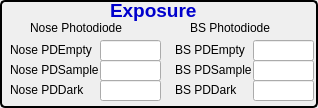
  <widget class="QGroupBox" name="groupBox_14">
   <property name="geometry">
    <rect>
     <x>750</x>
     <y>380</y>
     <width>318</width>
     <height>108</height>
    </rect>
   </property>
   <property name="styleSheet">
    <string notr="true">QGroupBox { 
     border: 2px solid black; 
     border-radius: 5px; 
 } </string>
   </property>
   <property name="title">
    <string/>
   </property>
   <widget class="QLabel" name="label_107">
    <property name="geometry">
     <rect>
      <x>110</x>
      <y>-10</y>
      <width>131</width>
      <height>41</height>
     </rect>
    </property>
    <property name="font">
     <font>
      <pointsize>14</pointsize>
      <weight>75</weight>
      <bold>true</bold>
     </font>
    </property>
    <property name="text">
     <string>&lt;html&gt;&lt;head/&gt;&lt;body&gt;&lt;p&gt;&lt;span style=&quot; color:#0000cc;&quot;&gt;Exposure&lt;/span&gt;&lt;/p&gt;&lt;/body&gt;&lt;/html&gt;</string>
    </property>
   </widget>
   <widget class="QLabel" name="label_108">
    <property name="geometry">
     <rect>
      <x>30</x>
      <y>20</y>
      <width>121</width>
      <height>16</height>
     </rect>
    </property>
    <property name="text">
     <string>Nose Photodiode</string>
    </property>
   </widget>
   <widget class="QLabel" name="label_109">
    <property name="geometry">
     <rect>
      <x>190</x>
      <y>20</y>
      <width>101</width>
      <height>16</height>
     </rect>
    </property>
    <property name="text">
     <string>&lt;html&gt;&lt;head/&gt;&lt;body&gt;&lt;p&gt;BS Photodiode&lt;/p&gt;&lt;/body&gt;&lt;/html&gt;</string>
    </property>
   </widget>
   <widget class="QLabel" name="label_110">
    <property name="geometry">
     <rect>
      <x>10</x>
      <y>40</y>
      <width>91</width>
      <height>21</height>
     </rect>
    </property>
    <property name="font">
     <font>
      <pointsize>9</pointsize>
     </font>
    </property>
    <property name="text">
     <string>&lt;html&gt;&lt;head/&gt;&lt;body&gt;&lt;p&gt;Nose PDEmpty&lt;/p&gt;&lt;/body&gt;&lt;/html&gt;</string>
    </property>
   </widget>
   <widget class="QLabel" name="label_111">
    <property name="geometry">
     <rect>
      <x>10</x>
      <y>60</y>
      <width>91</width>
      <height>21</height>
     </rect>
    </property>
    <property name="font">
     <font>
      <pointsize>9</pointsize>
     </font>
    </property>
    <property name="text">
     <string>&lt;html&gt;&lt;head/&gt;&lt;body&gt;&lt;p&gt;Nose PDSample&lt;/p&gt;&lt;/body&gt;&lt;/html&gt;</string>
    </property>
   </widget>
   <widget class="QLabel" name="label_112">
    <property name="geometry">
     <rect>
      <x>10</x>
      <y>80</y>
      <width>91</width>
      <height>21</height>
     </rect>
    </property>
    <property name="font">
     <font>
      <pointsize>9</pointsize>
     </font>
    </property>
    <property name="text">
     <string>&lt;html&gt;&lt;head/&gt;&lt;body&gt;&lt;p&gt;Nose PDDark&lt;/p&gt;&lt;/body&gt;&lt;/html&gt;</string>
    </property>
   </widget>
   <widget class="QLabel" name="label_113">
    <property name="geometry">
     <rect>
      <x>175</x>
      <y>40</y>
      <width>91</width>
      <height>21</height>
     </rect>
    </property>
    <property name="font">
     <font>
      <pointsize>9</pointsize>
     </font>
    </property>
    <property name="text">
     <string>&lt;html&gt;&lt;head/&gt;&lt;body&gt;&lt;p&gt;BS PDEmpty&lt;/p&gt;&lt;/body&gt;&lt;/html&gt;</string>
    </property>
   </widget>
   <widget class="QLabel" name="label_114">
    <property name="geometry">
     <rect>
      <x>175</x>
      <y>60</y>
      <width>91</width>
      <height>21</height>
     </rect>
    </property>
    <property name="font">
     <font>
      <pointsize>9</pointsize>
     </font>
    </property>
    <property name="text">
     <string>&lt;html&gt;&lt;head/&gt;&lt;body&gt;&lt;p&gt;BS PDSample&lt;/p&gt;&lt;/body&gt;&lt;/html&gt;</string>
    </property>
   </widget>
   <widget class="QLabel" name="label_115">
    <property name="geometry">
     <rect>
      <x>175</x>
      <y>80</y>
      <width>91</width>
      <height>21</height>
     </rect>
    </property>
    <property name="font">
     <font>
      <pointsize>9</pointsize>
     </font>
    </property>
    <property name="text">
     <string>&lt;html&gt;&lt;head/&gt;&lt;body&gt;&lt;p&gt;BS PDDark&lt;/p&gt;&lt;/body&gt;&lt;/html&gt;</string>
    </property>
   </widget>
   <widget class="caTextEntry" name="catextentry_123">
    <property name="geometry">
     <rect>
      <x>253</x>
      <y>60</y>
      <width>61</width>
      <height>21</height>
     </rect>
    </property>
    <property name="channel" stdset="0">
     <string notr="true">12idcSAXS:BSPD_Value_Spl.VAL</string>
    </property>
    <property name="background">
     <color>
      <red>115</red>
      <green>215</green>
      <blue>253</blue>
     </color>
    </property>
    <property name="colorMode">
     <enum>caLineEdit::Static</enum>
    </property>
   </widget>
   <widget class="caTextEntry" name="catextentry_124">
    <property name="geometry">
     <rect>
      <x>253</x>
      <y>40</y>
      <width>61</width>
      <height>21</height>
     </rect>
    </property>
    <property name="channel" stdset="0">
     <string notr="true">12idcSAXS:BSPD_Value_Empty.VAL</string>
    </property>
    <property name="background">
     <color>
      <red>115</red>
      <green>215</green>
      <blue>253</blue>
     </color>
    </property>
    <property name="colorMode">
     <enum>caLineEdit::Static</enum>
    </property>
   </widget>
   <widget class="caTextEntry" name="catextentry_125">
    <property name="geometry">
     <rect>
      <x>253</x>
      <y>80</y>
      <width>61</width>
      <height>21</height>
     </rect>
    </property>
    <property name="channel" stdset="0">
     <string notr="true">12idcSAXS:BSPD_Value_Dark.VAL</string>
    </property>
    <property name="background">
     <color>
      <red>115</red>
      <green>215</green>
      <blue>253</blue>
     </color>
    </property>
    <property name="colorMode">
     <enum>caLineEdit::Static</enum>
    </property>
   </widget>
   <widget class="caTextEntry" name="catextentry_126">
    <property name="geometry">
     <rect>
      <x>100</x>
      <y>40</y>
      <width>61</width>
      <height>21</height>
     </rect>
    </property>
    <property name="channel" stdset="0">
     <string notr="true">12idcSAXS:NosePD_Value_Empty.VAL</string>
    </property>
    <property name="background">
     <color>
      <red>115</red>
      <green>215</green>
      <blue>253</blue>
     </color>
    </property>
    <property name="colorMode">
     <enum>caLineEdit::Static</enum>
    </property>
   </widget>
   <widget class="caTextEntry" name="catextentry_127">
    <property name="geometry">
     <rect>
      <x>100</x>
      <y>60</y>
      <width>61</width>
      <height>21</height>
     </rect>
    </property>
    <property name="channel" stdset="0">
     <string notr="true">12idcSAXS:NosePD_Value_Spl.VAL</string>
    </property>
    <property name="background">
     <color>
      <red>115</red>
      <green>215</green>
      <blue>253</blue>
     </color>
    </property>
    <property name="colorMode">
     <enum>caLineEdit::Static</enum>
    </property>
   </widget>
   <widget class="caTextEntry" name="catextentry_128">
    <property name="geometry">
     <rect>
      <x>100</x>
      <y>80</y>
      <width>61</width>
      <height>21</height>
     </rect>
    </property>
    <property name="channel" stdset="0">
     <string notr="true">12idcSAXS:NosePD_Value_Dark.VAL</string>
    </property>
    <property name="background">
     <color>
      <red>115</red>
      <green>215</green>
      <blue>253</blue>
     </color>
    </property>
    <property name="colorMode">
     <enum>caLineEdit::Static</enum>
    </property>
   </widget>
  </widget>
